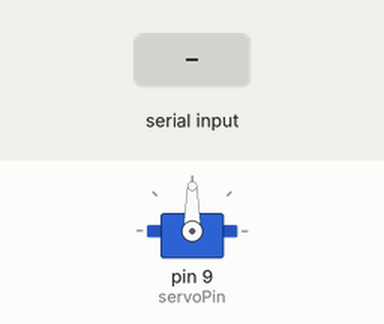
Bench run of a sketch on a simulated Arduino Uno, built with avr-gcc and run on an emulated ATmega328P. Parts: servo. The test bench sets the inputs (shaded band).

Above: at 1.2 s.
1.3 s: "30,150\n" received over Serial
At 2.1 s:
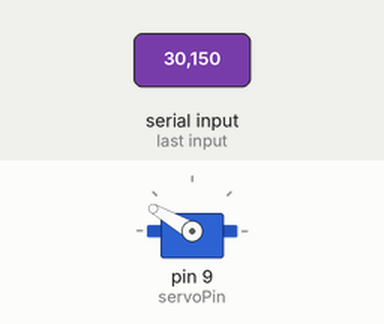
At 3.0 s:
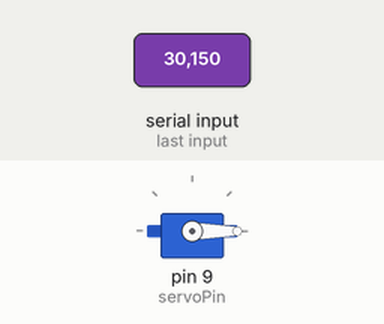
3.8 s: "90,45\n" received over Serial
At 4.1 s:
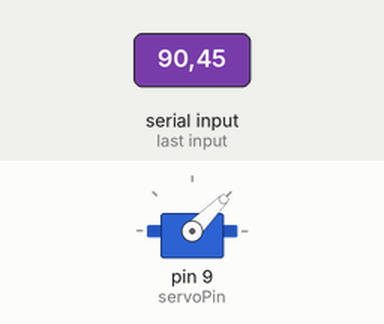
Timing chart, 0 to 6.8 s (numbered marks = the images above; inputs shaded):
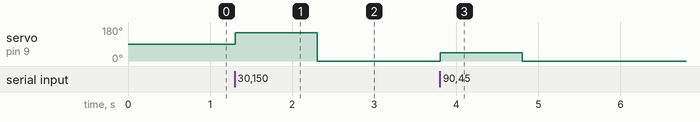

The sketch:

sketch_jul14a.ino
```cpp
#include <Servo.h> // Servo library

Servo myServo; // Servo object
int servoPin = 9; // Servo pin

void setup() {
  myServo.attach(servoPin); // Servo pin set
  Serial.begin(9600); // Serial start
}

void loop() {
  if (Serial.available() > 0) { // Serial data ase kina
    int angle = Serial.parseInt(); // Serial theke number pora
    if (angle >= 0 && angle <= 180) { // Angle thik ase kina
      myServo.write(angle); // Servo ghurao
    }
  }
}
```

Measured:
- after the input at 1.3 s, servo on pin 9 (servoPin): 90° → 150° at once, → 0° 1.0 s later
- after the input at 3.8 s, servo on pin 9 (servoPin): 0° → 45° at once, → 0° 1.0 s later
